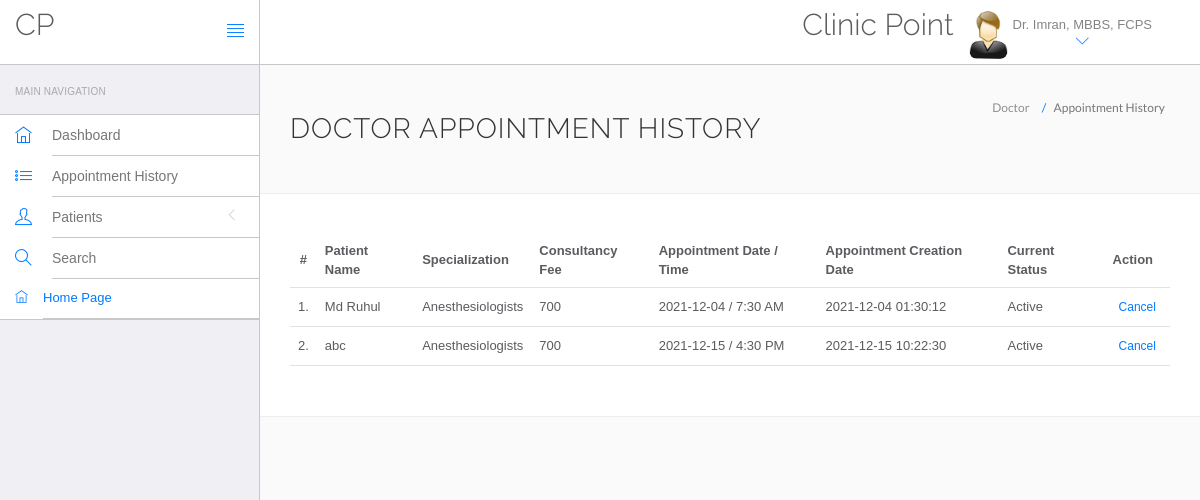
Screenshot of /doctor/appointment-history.php (signed in) with the database file from the repository.
### tables this page shows
CREATE TABLE `doctors` (
  `id` int(11) NOT NULL,
  `specilization` varchar(255) DEFAULT NULL,
  `doctorName` varchar(255) DEFAULT NULL,
  `address` longtext DEFAULT NULL,
  `docFees` varchar(255) DEFAULT NULL,
  `contactno` bigint(11) DEFAULT NULL,
  `docEmail` varchar(255) DEFAULT NULL,
  `password` varchar(255) DEFAULT NULL,
  `creationDate` timestamp NULL DEFAULT current_timestamp(),
  `updationDate` timestamp NULL DEFAULT NULL ON UPDATE current_timestamp()
);

CREATE TABLE `appointment` (
  `id` int(11) NOT NULL,
  `doctorSpecialization` varchar(255) DEFAULT NULL,
  `doctorId` int(11) DEFAULT NULL,
  `userId` int(11) DEFAULT NULL,
  `consultancyFees` int(11) DEFAULT NULL,
  `appointmentDate` varchar(255) DEFAULT NULL,
  `appointmentTime` varchar(255) DEFAULT NULL,
  `postingDate` timestamp NULL DEFAULT current_timestamp(),
  `userStatus` int(11) DEFAULT NULL,
  `doctorStatus` int(11) DEFAULT NULL,
  `updationDate` timestamp NULL DEFAULT NULL ON UPDATE current_timestamp()
);

CREATE TABLE `users` (
  `id` int(11) NOT NULL,
  `fullName` varchar(255) DEFAULT NULL,
  `address` longtext DEFAULT NULL,
  `city` varchar(255) DEFAULT NULL,
  `gender` varchar(255) DEFAULT NULL,
  `email` varchar(255) DEFAULT NULL,
  `password` varchar(255) DEFAULT NULL,
  `regDate` timestamp NULL DEFAULT current_timestamp(),
  `updationDate` timestamp NULL DEFAULT NULL ON UPDATE current_timestamp()
);

### doctor/appointment-history.php (the view, shortened to what this page needs)
<?php
include('include/config.php');
?>
<!DOCTYPE html>
<html lang="en">
	<head>
		<link rel="stylesheet" href="vendor/bootstrap/css/bootstrap.min.css">
		<link rel="stylesheet" href="vendor/fontawesome/css/font-awesome.min.css">
		<link rel="stylesheet" href="vendor/themify-icons/themify-icons.min.css">
		<link href="vendor/animate.css/animate.min.css" rel="stylesheet" media="screen">
		<link href="vendor/perfect-scrollbar/perfect-scrollbar.min.css" rel="stylesheet" media="screen">
		<link href="vendor/switchery/switchery.min.css" rel="stylesheet" media="screen">
		<link href="vendor/bootstrap-touchspin/jquery.bootstrap-touchspin.min.css" rel="stylesheet" media="screen">
		<link href="vendor/select2/select2.min.css" rel="stylesheet" media="screen">
		<link href="vendor/bootstrap-datepicker/bootstrap-datepicker3.standalone.min.css" rel="stylesheet" media="screen">
		<link href="vendor/bootstrap-timepicker/bootstrap-timepicker.min.css" rel="stylesheet" media="screen">
		<link rel="stylesheet" href="assets/css/styles.css">
		<link rel="stylesheet" href="assets/css/plugins.css">
		<link rel="stylesheet" href="assets/css/themes/theme-1.css" id="skin_color" />
	</head>
	<body>
		<div id="app">
<?php include('include/sidebar.php');?>
			<div class="app-content">
					<?php include('include/header.php');?>
				<div class="main-content" >
					<div class="wrap-content container" id="container">
						<section id="page-title">
							<div class="row">
								<div class="col-sm-8">
									<h1 class="mainTitle">Doctor Appointment History</h1>
																	</div>
								<ol class="breadcrumb">
									<li>
										<span>Doctor </span>
									</li>
									<li class="active">
										<span>Appointment History</span>
									</li>
								</ol>
							</div>
						</section>
						<div class="container-fluid container-fullw bg-white">
									<div class="row">
								<div class="col-md-12">
									<table class="table table-hover" id="sample-table-1">
										<thead>
											<tr>
												<th class="center">#</th>
												<th class="hidden-xs">Patient  Name</th>
												<th>Specialization</th>
												<th>Consultancy Fee</th>
												<th>Appointment Date / Time </th>
												<th>Appointment Creation Date  </th>
												<th>Current Status</th>
												<th>Action</th>
											</tr>
										</thead>
										<tbody>
<?php
$sql=mysqli_query($con,"select users.fullName as fname,appointment.*  from appointment join users on users.id=appointment.userId where appointment.doctorId='".$_SESSION['id']."'");
$cnt=1;
while($row=mysqli_fetch_array($sql))
{
?>
											<tr>
												<td class="center"><?php echo $cnt;?>.</td>
												<td class="hidden-xs"><?php echo $row['fname'];?></td>
												<td><?php echo $row['doctorSpecialization'];?></td>
												<td><?php echo $row['consultancyFees'];?></td>
												<td><?php echo $row['appointmentDate'];?> / <?php echo
												 $row['appointmentTime'];?>
												</td>
												<td><?php echo $row['postingDate'];?></td>
												<td>
<?php if(($row['userStatus']==1) && ($row['doctorStatus']==1))
{
	echo "Active";
}
												?></td>
												<td >
												<div class="visible-md visible-lg hidden-sm hidden-xs">
							<?php if(($row['userStatus']==1) && ($row['doctorStatus']==1))
{ ?>
	<a href="appointment-history.php?id=<?php echo $row['id']?>&cancel=update" onClick="return confirm('Are you sure you want to cancel this appointment ?')"class="btn btn-transparent btn-xs tooltips" title="Cancel Appointment" tooltip-placement="top" tooltip="Remove">Cancel</a>
	<?php } else {
		echo "Canceled";
		} ?>
												</div>
												</td>
											</tr>
											<?php
$cnt=$cnt+1;
											 }?>
										</tbody>
									</table>
								</div>
							</div>
								</div>
					</div>
				</div>
			</div>
		</div>
	</body>
</html>

### doctor/include/header.php (shortened to what this page needs)
<header class="navbar navbar-default navbar-static-top">
					<div class="navbar-header">
						<a class="navbar-brand" href="#">
							<h2 style="padding-top:20% ">CP</h2>
						</a>
						<a href="#" class="sidebar-toggler pull-right visible-md visible-lg" data-toggle-class="app-sidebar-closed" data-toggle-target="#app">
							<i class="ti-align-justify"></i>
						</a>
					</div>
					<div class="navbar-collapse collapse">
						<ul class="nav navbar-right">
								<li  style="padding-top:2% ">
								<h2>Clinic Point</h2>
							</li>
							<li class="dropdown current-user">
								<a href class="dropdown-toggle" data-toggle="dropdown">
									<img src="assets/images/images.jpg" > <span class="username">
									<?php $query=mysqli_query($con,"select doctorName from doctors where id='".$_SESSION['id']."'");
while($row=mysqli_fetch_array($query))
{
	echo $row['doctorName'];
}
									?> <i class="ti-angle-down"></i></i></span>
								</a>
							</li>
						</ul>
					</div>
				</header>

### doctor/assets/css/themes/theme-1.css (style rules this page uses)
body { background: #FAFAFA; }
header .navbar-header { background: #ffffff !important; border-right-color: #c8c7cc !important; border-bottom-color: #c8c7cc !important; }
header .navbar-header .sidebar-toggler, header .navbar-header .sidebar-mobile-toggler { color: #007aff !important; }
header .navbar-header .navbar-brand { color: #777 !important; }
header .navbar-collapse { background: #ffffff !important; border-bottom-color: #c8c7cc !important; box-shadow: none !important; }
header .navbar-collapse .navbar-right > li > a { color: #777; }
header .navbar-collapse .navbar-right > li > a i { color: #007aff !important; }

### rows the page displays
doctors: doctorName "Dr. Imran, MBBS, FCPS"
appointment: userId.fullName "Md Ruhul", doctorSpecialization "Anesthesiologists", consultancyFees "700", appointmentDate "2021-12-04", appointmentTime "7:30 AM", postingDate "2021-12-04 01:30:12", userStatus "Active"
appointment: userId.fullName "abc", doctorSpecialization "Anesthesiologists", consultancyFees "700", appointmentDate "2021-12-15", appointmentTime "4:30 PM", postingDate "2021-12-15 10:22:30", userStatus "Active"
